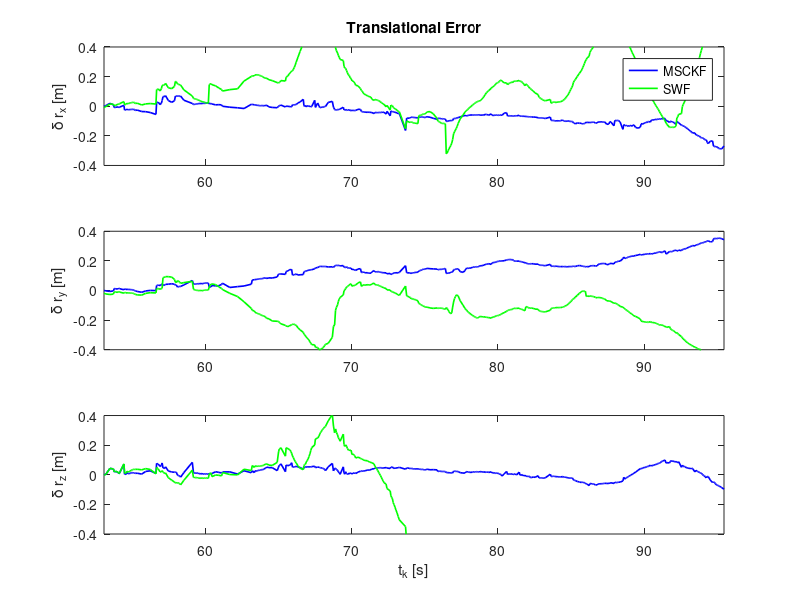
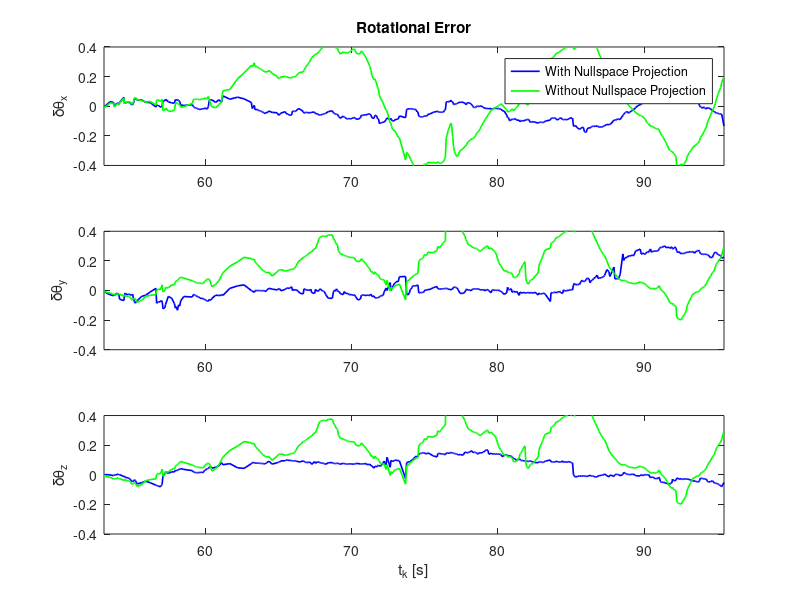

Here is the MATLAB script that generated these plots, in order:
clear all; close all; clc;
load('msckf_NST_on.mat');
load('msckf_NST_off.mat');

msckf_trans_err = p_C_G_err;
msckf_rot_err = theta_CG_err;
swf_trans_err = p_C_G_err_NSToff;
swf_rot_err = theta_CG_err_NSToff;

transLim = 0.4;
rotLim = 0.4;

figure
subplot(3,1,1)
plot(tPlot, msckf_trans_err(1,:), '-b', 'LineWidth', 1.2)
hold on
plot(tPlot, swf_trans_err(1,:), '-g', 'LineWidth', 1.2)
xlim([tPlot(1) tPlot(end)]);
ylim([-transLim transLim])
legend('MSCKF', 'SWF');
title(sprintf('Translational Error'))
ylabel('\delta r_x [m]')


subplot(3,1,2)
plot(tPlot, msckf_trans_err(2,:), '-b', 'LineWidth', 1.2)
hold on
plot(tPlot, swf_trans_err(2,:), '-g', 'LineWidth', 1.2)
xlim([tPlot(1) tPlot(end)]);
ylim([-transLim transLim])
ylabel('\delta r_y [m]')

subplot(3,1,3)
plot(tPlot, msckf_trans_err(3,:), '-b', 'LineWidth', 1.2)
hold on
plot(tPlot, swf_trans_err(3,:), '-g', 'LineWidth', 1.2)
xlim([tPlot(1) tPlot(end)]);
ylim([-transLim transLim])
ylabel('\delta r_z [m]')
xlabel('t_k [s]')
%set(gca,'FontSize',12)
%set(findall(gcf,'type','text'),'FontSize',12)

figure
subplot(3,1,1)
plot(tPlot, msckf_rot_err(1,:), '-b', 'LineWidth', 1.2)
hold on
plot(tPlot, swf_rot_err(1,:), '-g', 'LineWidth', 1.2)
xlim([tPlot(1) tPlot(end)]);
ylim([-rotLim rotLim])
title(sprintf('Rotational Error'))
ylabel('\delta\theta_x')
legend('With Nullspace Projection', 'Without Nullspace Projection');


 
subplot(3,1,2)
plot(tPlot, msckf_rot_err(2,:), '-b', 'LineWidth', 1.2)
hold on
plot(tPlot, swf_rot_err(3,:), '-g', 'LineWidth', 1.2)
xlim([tPlot(1) tPlot(end)]);
ylim([-rotLim rotLim])
ylabel('\delta\theta_y')

subplot(3,1,3)
plot(tPlot, msckf_rot_err(3,:), '-b', 'LineWidth', 1.2)
hold on
plot(tPlot, swf_rot_err(3,:), '-g', 'LineWidth', 1.2)
xlim([tPlot(1) tPlot(end)]);
ylim([-rotLim rotLim])
ylabel('\delta\theta_z')
xlabel('t_k [s]')